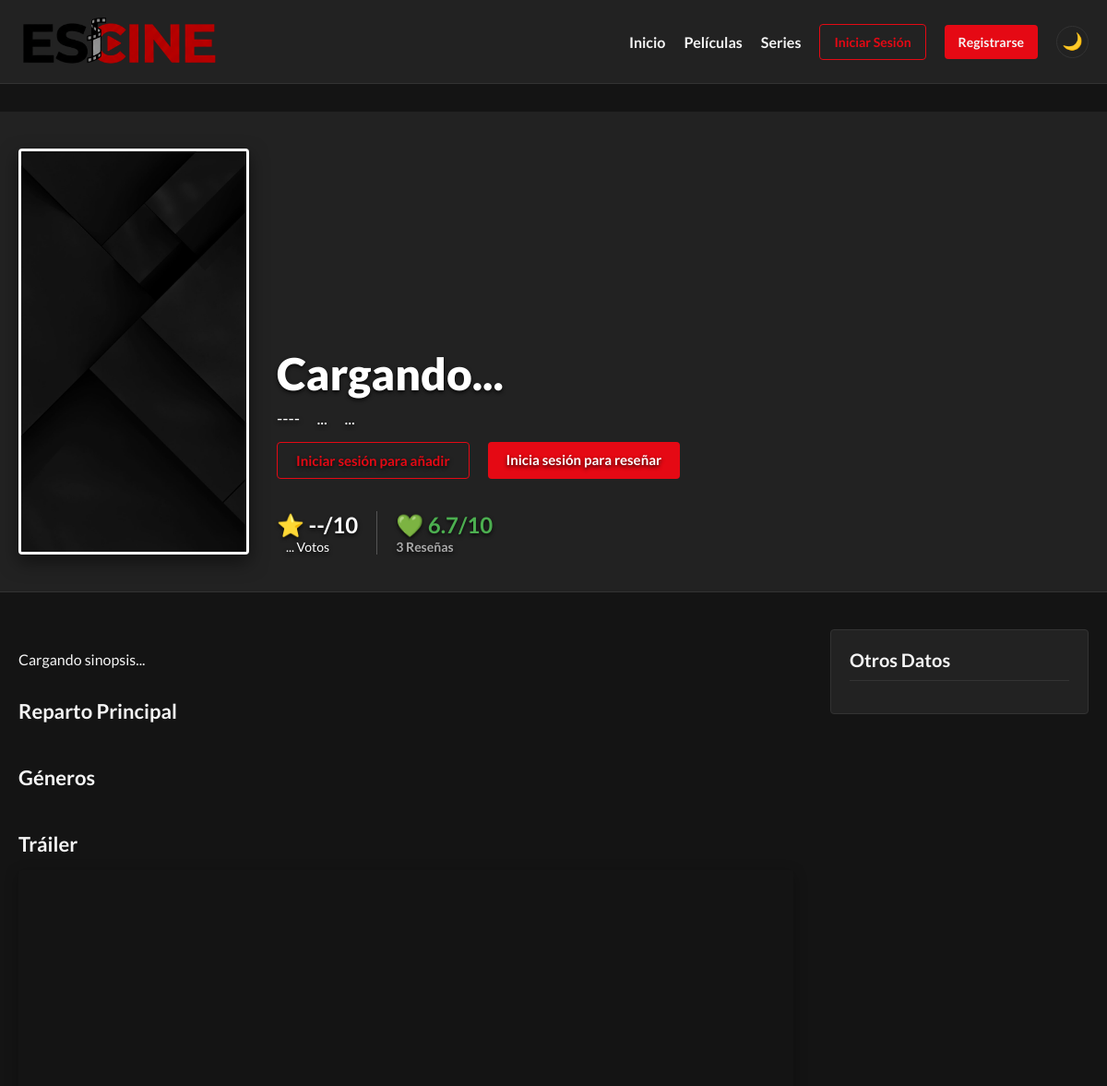
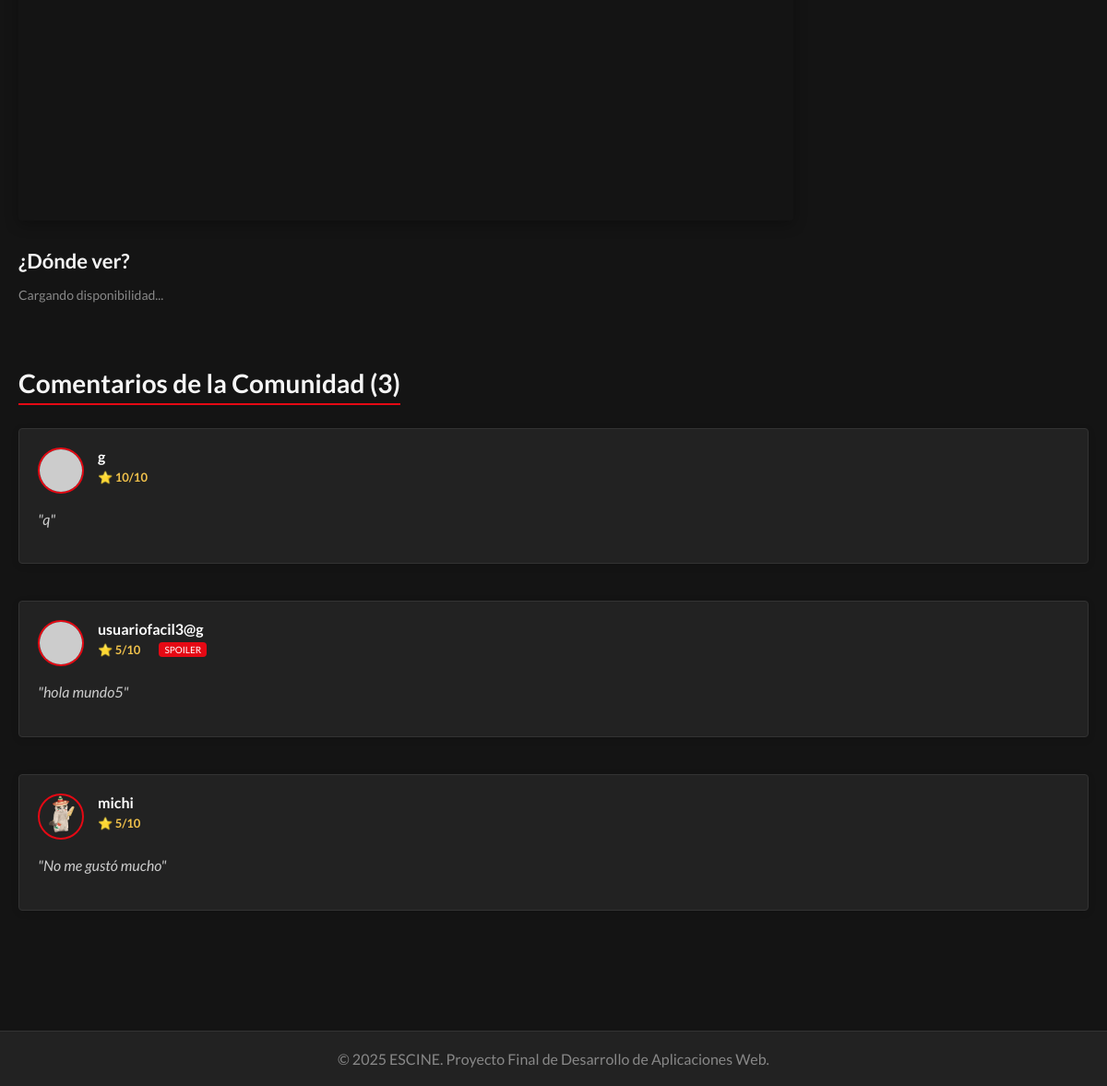
Screenshot of /detalle-pelicula.php?id=1180831&type=movie with the database file from the repository (2 pictures, top to bottom).
### tables this page shows
CREATE TABLE `usuarios` (
  `idUsuario` int(11) NOT NULL,
  `nombre` varchar(15) NOT NULL,
  `correo` varchar(255) NOT NULL,
  `contrasena` varchar(255) NOT NULL,
  `avatar` varchar(255) DEFAULT NULL
);

### detalle-pelicula.php (the view, shortened to what this page needs)
<?php
require 'conexion.php';
$idPeli = $_GET['id'] ?? null;
$tipo = $_GET['type'] ?? 'movie';
$enLista = false;
$yaReseno = false;
try {
    $sql_reviews = "SELECT r.*, u.nombre, u.avatar
                    FROM reseña r
                    JOIN usuarios u ON r.idUsuario = u.idUsuario
                    WHERE r.idCont = ?
                    ORDER BY r.calificacion DESC";
    $stmt_reviews = $conn->prepare($sql_reviews);
    $stmt_reviews->execute([$idPeli]);
    $resenas_peli = $stmt_reviews->fetchAll(PDO::FETCH_ASSOC);
} catch (PDOException $e) {
    $resenas_peli = [];
}
$promedio_local = null;
$votos_local = 0;
if ($idPeli) {
    try {
        $sql_avg = "SELECT AVG(calificacion) as prom, COUNT(*) as total FROM reseña WHERE idCont = ?";
        $stmt_avg = $conn->prepare($sql_avg);
        $stmt_avg->execute([$idPeli]);
        $data_avg = $stmt_avg->fetch(PDO::FETCH_ASSOC);
        if ($data_avg && $data_avg['prom']) {
            $promedio_local = round($data_avg['prom'], 1);
            $votos_local = $data_avg['total'];
        }
    } catch (PDOException $e) {
    }
}
?>
<!DOCTYPE html>
<html lang="es">
<head>
    <link rel="stylesheet" href="https://cdnjs.cloudflare.com/ajax/libs/font-awesome/6.4.0/css/all.min.css">
    <link rel="stylesheet" href="styles.css">
</head>
<body>
    <header class="site-header">
        <div class="container">
            <h1 class="logo">
                <a href="index.php">
                    <img src="img/logo.png" alt="ESCINE">
                </a>
            </h1>
            <nav class="main-nav">
                <ul>
                    <li><a href="index.php">Inicio</a></li>
                    <li><a href="peliculas.php">Películas</a></li>
                    <li><a href="series.php">Series</a></li>
                    <?php if (isset($_SESSION['usuario_id'])): ?>
                        <li>
                            <a href="mi-perfil.php" style="color: #E50914; font-weight: bold;">
                                <i class="fas fa-user"></i> Hola, <?php echo htmlspecialchars($_SESSION['usuario_nombre']); ?>
                            </a>
                        </li>
                        <li><a href="cerrar-sesion.php" style="font-size: 0.9em;">Salir</a></li>
                    <?php else: ?>
                        <li><a href="login.php" class="btn btn-secondary">Iniciar Sesión</a></li>
                        <li><a href="registro.php" class="btn btn-primary">Registrarse</a></li>
                    <?php endif; ?>
                </ul>
            </nav>
            <button id="theme-toggle" class="theme-toggle-btn">🌙</button>
        </div>
    </header>
    <main>
        <section class="movie-hero">
            <div class="container">
                <div class="movie-hero-content">
                <div class="movie-hero-poster">
                    <img src="img/no-poster.jpg" alt="Portada de la película">
                </div>
                <div class="movie-hero-info">
                    <h1 class="movie-title">Cargando...</h1>
                    <div class="movie-meta-info">
                        <span class="movie-year">----</span>
                        <span class="movie-director">...</span>
                        <span class="movie-runtime">...</span>
                    </div>
                    <div class="movie-actions">
                        <?php if (isset($_SESSION['usuario_id'])): ?>
                            <a href="toggle-lista.php?id=<?php echo $idPeli; ?>&type=<?php echo $tipo; ?>"
                               class="btn btn-secondary"
                               style="text-decoration: none; display: inline-flex; align-items: center; gap: 5px; <?php if($enLista) echo 'background-color: #4CAF50; color: white; border: none;'; ?>">
                                <?php if ($enLista): ?>
                                    <i class="fas fa-check"></i> En tu lista
                                <?php else: ?>
                                    <i class="fas fa-plus"></i> Añadir a lista
                                <?php endif; ?>
                            </a>
                        <?php else: ?>
                            <a href="login.php" class="btn btn-secondary" style="text-decoration: none;">Iniciar sesión para añadir</a>
                        <?php endif; ?>
                        <?php if (isset($_SESSION['usuario_id'])): ?>
                            <?php if ($yaReseno): ?>
                                <button class="btn btn-primary btn-lg"
                                        disabled
                                        style="opacity: 0.6; cursor: not-allowed; margin-left: 10px;">
                                    Reseñado
                                </button>
                            <?php else: ?>
                                <button class="btn btn-primary btn-lg" style="margin-left: 10px;">
                                    Reseñar
                                </button>
                            <?php endif; ?>
                        <?php else: ?>
                            <a href="login.php" class="btn btn-primary btn-lg" style="margin-left: 10px;">
                                Inicia sesión para reseñar
                            </a>
                        <?php endif; ?>
                    </div>
                    <div class="movie-ratings" style="display: flex; align-items: center; gap: 20px; margin-top: 15px;">
                        <div title="Calificación Mundial (TMDB)">
                            <span class="rating-value" style="font-size: 24px; color: #f0c14b;">⭐ --/10</span>
                            <span class="fan-count" style="font-size: 14px; color: #aaa; display: block;">... Votos</span>
                        </div>
                        <div title="Calificación de la Comunidad ESCINE" style="border-left: 1px solid #555; padding-left: 20px;">
                            <?php if ($promedio_local): ?>
                                <span style="font-size: 24px; color: #4CAF50; font-weight: bold;">💚 <?php echo $promedio_local; ?>/10</span>
                                <span style="font-size: 14px; color: #aaa; display: block;"><?php echo $votos_local; ?> Reseñas</span>
                            <?php else: ?>
                                <span style="font-size: 16px; color: #888;">Sin reseñas aún</span>
                                <span style="font-size: 12px; color: #666; display: block;">Sé el primero</span>
                            <?php endif; ?>
                        </div>
                    </div>
                </div>
                </div>
            </div>
        </section>
        <section class="container movie-details-section">
            <div class="movie-detail-grid">
                <div class="movie-main-info">
                    <p class="movie-overview">Cargando sinopsis...</p>
                    <h3>Reparto Principal</h3>
                    <h3>Géneros</h3>
                    <h3>Tráiler</h3>
                    <div class="trailer-container"></div>
                    <h3>¿Dónde ver?</h3>
                    <div class="where-to-watch" id="watch-providers-container">
                        <p style="color: #888; font-size: 14px;">Cargando disponibilidad...</p>
                    </div>
                </div>
                <aside class="movie-sidebar">
                    <h3>Otros Datos</h3>
                </aside>
            </div>
        </section>
       <section class="container reviews-section">
    <h2>Comentarios de la Comunidad (<?php echo count($resenas_peli); ?>)</h2>
    <div class="review-list">
    <?php if (count($resenas_peli) > 0): ?>
        <?php foreach ($resenas_peli as $rev): ?>
            <?php
                $avatarReview = "https://api.dicebear.com/7.x/avataaars/svg?seed=" . urlencode($rev['nombre']);
                if (!empty($rev['avatar']) && file_exists($rev['avatar'])) {
                    $avatarReview = $rev['avatar'] . "?t=" . time();
                }
            ?>
            <article class="review-card-full" style="margin-bottom: 20px; border-bottom: 1px solid #333; padding-bottom: 20px;">
                <div class="review-user-info">
                    <img src="<?php echo $avatarReview; ?>"
                         alt="Avatar"
                         style="width: 50px; height: 50px; border-radius: 50%; border: 2px solid #E50914; object-fit: cover;">
                    <div>
                        <strong style="font-size: 16px; color: #fff;"><?php echo htmlspecialchars($rev['nombre']); ?></strong>
                        <div class="review-meta" style="margin-top: 5px;">
                            <span class="review-rating" style="color: #f0c14b; font-weight: bold;">
                                ⭐ <?php echo $rev['calificacion']; ?>/10
                            </span>
                            <?php if($rev['tieneSpoiler']): ?>
                                <span style="background: #E50914; color: white; padding: 2px 6px; border-radius: 4px; font-size: 10px; margin-left: 10px;">SPOILER</span>
                            <?php endif; ?>
                        </div>
                    </div>
                </div>
                <p class="review-comment-full" style="margin-top: 15px; color: #ccc; font-style: italic; line-height: 1.6;">
                    "<?php echo htmlspecialchars($rev['comentario']); ?>"
                </p>
            </article>
        <?php endforeach; ?>
    <?php endif; ?>
</div>
</section>
    </main>
    <footer class="site-footer">
        <div class="container">
            <p>&copy; 2025 ESCINE. Proyecto Final de Desarrollo de Aplicaciones Web.</p>
        </div>
    </footer>
</body>
</html>

### rows the page displays
reseña: idUsuario.nombre "g", calificacion "10", comentario "q"
reseña: idUsuario.nombre "usuariofacil3@g", calificacion "5", tieneSpoiler "SPOILER", comentario "hola mundo5"
reseña: idUsuario.avatar (picture), idUsuario.nombre "michi", calificacion "5", comentario "No me gustó mucho"

### other values shown
$promedio_local "6.7"
$votos_local "3"
count($resenas_peli) "3"
